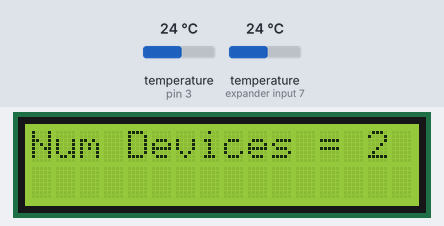
A sketch run on a simulated Arduino Uno, built with avr-gcc and run on an emulated ATmega328P. On the bench: 16×2 character LCD. The inputs (shaded band) are chosen by the test bench; at power-on: temperature (sensors on pin 3, expander input 7) 24 °C. What the sketch prints to the serial monitor is not drawn.

Above: at 0.9 s.
At 3.9 s:
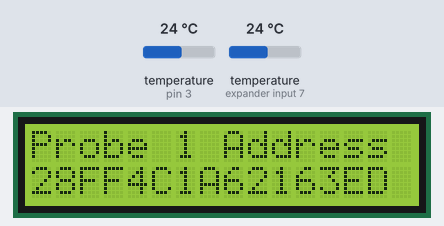
At 23.9 s:
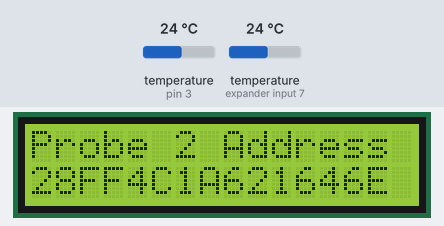
At 44.1 s:
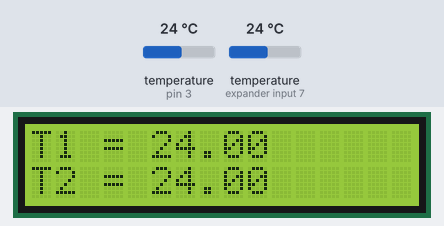

Measured:
- what the display in image 0 shows lasts 3.1 s, from 0.8 s to 3.9 s
- what the display in image 1 shows lasts 20.0 s, from 3.9 s to 23.9 s
- what the display in image 2 shows lasts 20.1 s, from 23.9 s to 44.0 s

The sketch:

TempProbewLCDMulti1000.ino
```cpp
#include <OneWire.h>
#include <Wire.h>
#include <DallasTemperature.h>
#include <LCD.h>
#include <LiquidCrystal_I2C.h>

#define I2C_ADDR    0x3F  // Define I2C Address where the PCF8574A is
#define BACKLIGHT_PIN     3
#define En_pin  2
#define Rw_pin  1
#define Rs_pin  0
#define D4_pin  4
#define D5_pin  5
#define D6_pin  6
#define D7_pin  7

int n = 1;
int NumOfDevices=0;

LiquidCrystal_I2C  lcd(I2C_ADDR,En_pin,Rw_pin,Rs_pin,D4_pin,D5_pin,D6_pin,D7_pin);

// Data wire is plugged into port 3 on the Arduino
#define ONE_WIRE_BUS 3
#define TEMPERATURE_PRECISION 9

// Setup a oneWire instance to communicate with any OneWire devices (not just Maxim/Dallas temperature ICs)
OneWire oneWire(ONE_WIRE_BUS);

// Pass our oneWire reference to Dallas Temperature.
DallasTemperature sensors(&oneWire);

// arrays to hold device addresses
DeviceAddress probe1, probe2;

void setup(void) {
  Serial.begin(9600);
  lcd.begin (16,2);

  delay(100);
 //set up one wire devices
  Serial.println("Willow Mountain Scientific Kiotee Recorder");

  // Start up the library
  sensors.begin();

  delay(100);
  Serial.print("Found ");
  NumOfDevices=sensors.getDeviceCount();
  Serial.print(NumOfDevices, DEC);
  Serial.println(" devices.");

  delay(100);
  // report parasite power requirements
  Serial.print("Parasite power is: ");
  if (sensors.isParasitePowerMode()) Serial.println("ON");
  else Serial.println("OFF");

  // Assign address manually. The addresses below will beed to be changed
  // to valid device addresses on your bus. Device address can be retrieved
  // by using either oneWire.search(deviceAddress) or individually via
  // sensors.getAddress(deviceAddress, index)
  //probe1 = { 0x28, 0x1D, 0x39, 0x31, 0x2, 0x0, 0x0, 0xF0 };
  //probe2   = { 0x28, 0x3F, 0x1C, 0x31, 0x2, 0x0, 0x0, 0x2 };

  // Search for devices on the bus and assign based on an index. Ideally,
  // you would do this to initially discover addresses on the bus and then
  // use those addresses and manually assign them (see above) once you know
  // the devices on your bus (and assuming they don't change).
  //
  // method 1: by index
  if (!sensors.getAddress(probe1, 0)) Serial.println("Unable to find address for Device 0");
  if (!sensors.getAddress(probe2, 1)) Serial.println("Unable to find address for Device 1");

  // method 2: search()
  // search() looks for the next device. Returns 1 if a new address has been
  // returned. A zero might mean that the bus is shorted, there are no devices,
  // or you have already retrieved all of them. It might be a good idea to
  // check the CRC to make sure you didn't get garbage. The order is
  // deterministic. You will always get the same devices in the same order
  //
  // Must be called before search()
  //oneWire.reset_search();
  // assigns the first address found to probe1
  //if (!oneWire.search(probe1)) Serial.println("Unable to find address for probe1");
  // assigns the seconds address found to probe2
  //if (!oneWire.search(probe2)) Serial.println("Unable to find address for probe2");

  // show the addresses we found on the bus
  Serial.print("Device 0 Address: ");
  printAddress(probe1);
  Serial.println();
  delay(100);

  Serial.print("Device 1 Address: ");
  printAddress(probe2);
  Serial.println();
  delay(100);

  // set the resolution to 9 bit per device
  sensors.setResolution(probe1, TEMPERATURE_PRECISION);
  sensors.setResolution(probe2, TEMPERATURE_PRECISION);

  Serial.print("Device 0 Resolution: ");
  Serial.print(sensors.getResolution(probe1), DEC);
  Serial.println();
  delay(100);

  Serial.print("Device 1 Resolution: ");
  Serial.print(sensors.getResolution(probe2), DEC);
  Serial.println();
  delay(100);
// Switch on the backlight
  lcd.setBacklightPin(BACKLIGHT_PIN,POSITIVE);
  lcd.setBacklight(HIGH);
  lcd.home ();
  lcd.print("Num Devices = ");
  lcd.print(NumOfDevices);
  delay(3000);
  lcd.clear();
  lcd.home();
  if (NumOfDevices>0){
    lcd.print("Probe 1 Address");
    lcd.setCursor(0,1);
    printAddressLCD(probe1);
    delay(20000);
    if (NumOfDevices==2){
      lcd.clear();
      lcd.home();
      lcd.print("Probe 2 Address");
      lcd.setCursor(0,1);
      printAddressLCD(probe2);
      delay(20000);
    }
  }
}

void loop(void) {
 //get the temperatures
 sensors.requestTemperatures();
 float temp1 = sensors.getTempC(probe1);
 float temp2 = sensors.getTempC(probe2);

 // send data  to serial port

 if (NumOfDevices>1){
  Serial.print("T1,");
  Serial.print(temp1);
  Serial.print(",T2,");
  Serial.println(temp2);
 }
 else{
  Serial.print(",T1,");
  Serial.println(temp1);
 }


 //display info on lcd
 lcd.clear();
 lcd.home ();                   // go home
 if(NumOfDevices>1){
  lcd.print("T1 = ");
  lcd.print(temp1);
  lcd.setCursor(0,1);             //go to line 2
  lcd.print("T2 = ");
  lcd.print(temp2);
 }
 else{
  lcd.print("T1 = ");
  lcd.print(temp1);
 }

  delay(1000); //update every 1 seconds

}


// function to print a device address
void printAddress(DeviceAddress deviceAddress)
{
  for (uint8_t i = 0; i < 8; i++)
  {
    // zero pad the address if necessary
    if (deviceAddress[i] < 16) Serial.print("0");
    Serial.print(deviceAddress[i], HEX);
  }
}

// function to print a device address on lcd
void printAddressLCD(DeviceAddress deviceAddress)
{
  for (uint8_t i = 0; i < 8; i++)
  {
    // zero pad the address if necessary
    if (deviceAddress[i] < 16) Serial.print("0");
    lcd.print(deviceAddress[i], HEX);
  }
}

// function to print the temperature for a device
void printTemperature(DeviceAddress deviceAddress)
{
  float tempC = sensors.getTempC(deviceAddress);
  Serial.print("Temp C: ");
  Serial.print(tempC);
  Serial.print(" Temp F: ");
  Serial.print(DallasTemperature::toFahrenheit(tempC));
}

// function to print a device's resolution
void printResolution(DeviceAddress deviceAddress)
{
  Serial.print("Resolution: ");
  Serial.print(sensors.getResolution(deviceAddress));
  Serial.println();
}

// main function to print information about a device
void printData(DeviceAddress deviceAddress)
{
  Serial.print("Device Address: ");
  printAddress(deviceAddress);
  Serial.print(" ");
  printTemperature(deviceAddress);
  Serial.println();
}
```
